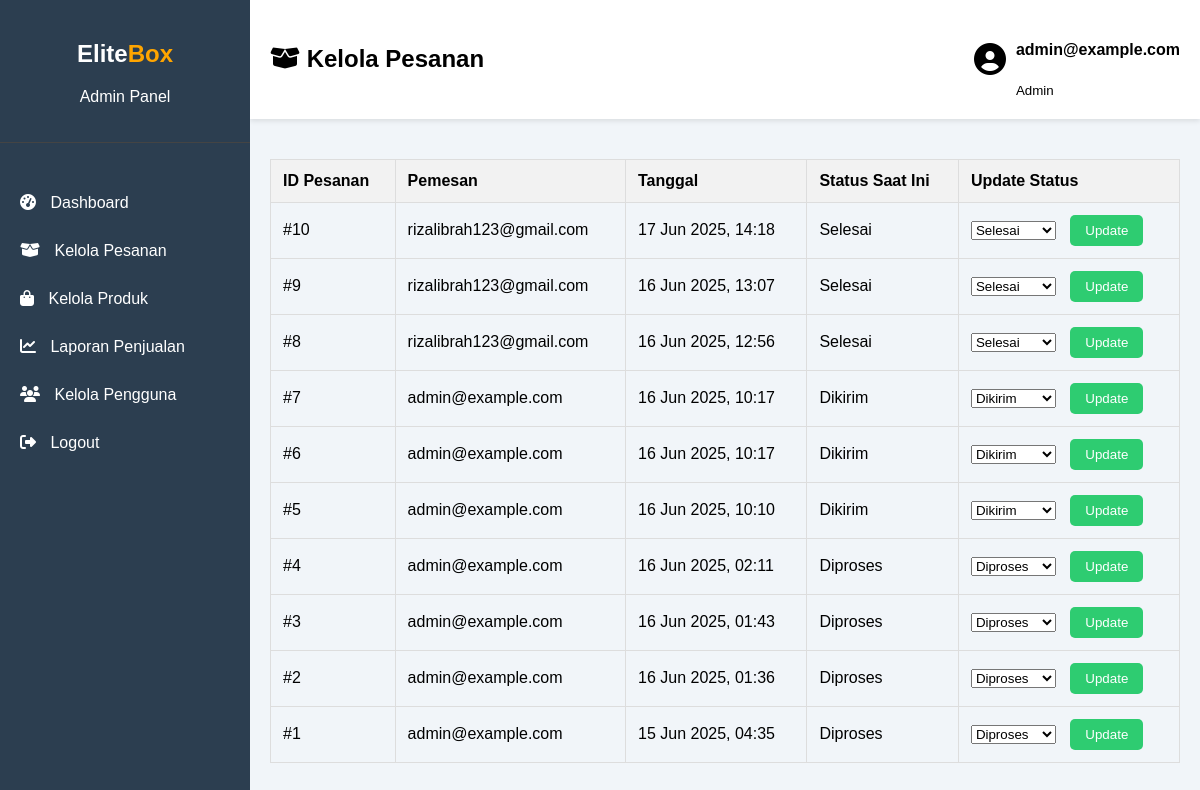
/admin/admin_pesanan.php (signed in), run on the app's committed database.
### tables this page shows
CREATE TABLE `orders` (
  `id` int(11) NOT NULL,
  `user_id` int(11) DEFAULT NULL,
  `cart_id` int(11) DEFAULT NULL,
  `status` enum('pending','diproses','dikirim','selesai','dibatalkan') DEFAULT 'pending',
  `created_at` timestamp NOT NULL DEFAULT current_timestamp(),
  `rating_penjualan` int(1) DEFAULT NULL,
  `rating_pengiriman` int(1) DEFAULT NULL,
  `komentar_rating` text DEFAULT NULL
);

CREATE TABLE `users` (
  `id` int(11) NOT NULL,
  `email` varchar(100) NOT NULL,
  `password` varchar(255) NOT NULL,
  `role` enum('admin','user') NOT NULL
);

### admin/admin_pesanan.php (the view, shortened to what this page needs)
<?php
include 'admin_header.php';
$orders = $conn->query("SELECT o.*, u.email FROM orders o JOIN users u ON o.user_id = u.id ORDER BY o.created_at DESC");
$possible_statuses = ['pending', 'diproses', 'dikirim', 'selesai', 'dibatalkan'];
?>
<table>
    <thead>
        <tr>
            <th>ID Pesanan</th>
            <th>Pemesan</th>
            <th>Tanggal</th>
            <th>Status Saat Ini</th>
            <th>Update Status</th>
        </tr>
    </thead>
    <tbody>
        <?php while($order = $orders->fetch_assoc()): ?>
        <tr>
            <td>#<?php echo $order['id']; ?></td>
            <td><?php echo htmlspecialchars($order['email']); ?></td>
            <td><?php echo date('d M Y, H:i', strtotime($order['created_at'])); ?></td>
            <td><?php echo ucfirst(htmlspecialchars($order['status'])); ?></td>
            <td>
                <form action="admin_pesanan.php" method="POST">
                    <select name="status">
                        <?php foreach($possible_statuses as $status): ?>
                        <option value="<?php echo $status; ?>" <?php if($status == $order['status']) echo 'selected'; ?>>
                            <?php echo ucfirst($status); ?>
                        </option>
                        <?php endforeach; ?>
                    </select>
                    <button type="submit" name="update_status" class="btn btn-update" style="margin-left:10px;">Update</button>
                </form>
            </td>
        </tr>
        <?php endwhile; ?>
    </tbody>
</table>
<?php include 'admin_footer.php'; ?>

### admin/admin_style.css (style rules this page uses)
:root { --primary-color: orange; }
body { margin: 0; font-family: 'Poppins', sans-serif; background-color: #f1f5f9; }
table { width: 100%; border-collapse: collapse; margin-top: 20px; }
th, td { padding: 12px; border: 1px solid #ddd; text-align: left; }
th { background-color: #f2f2f2; }
.btn { padding: 8px 15px; border-radius: 5px; text-decoration: none; color: white; }
.btn-update { background: #2ecc71; border: none; cursor: pointer; }

### data on the page
orders: id "10", user.email "rizalibrah123@gmail.com", created_at "17 Jun 2025, 14:18", status "Selesai"
orders: id "9", user.email "rizalibrah123@gmail.com", created_at "16 Jun 2025, 13:07", status "Selesai"
orders: id "8", user.email "rizalibrah123@gmail.com", created_at "16 Jun 2025, 12:56", status "Selesai"
orders: id "7", user.email "admin@example.com", created_at "16 Jun 2025, 10:17", status "Dikirim"
orders: id "6", user.email "admin@example.com", created_at "16 Jun 2025, 10:17", status "Dikirim"
orders: id "5", user.email "admin@example.com", created_at "16 Jun 2025, 10:10", status "Dikirim"
orders: id "4", user.email "admin@example.com", created_at "16 Jun 2025, 02:11", status "Diproses"
orders: id "3", user.email "admin@example.com", created_at "16 Jun 2025, 01:43", status "Diproses"
orders: id "2", user.email "admin@example.com", created_at "16 Jun 2025, 01:36", status "Diproses"
orders: id "1", user.email "admin@example.com", created_at "15 Jun 2025, 04:35", status "Diproses"

### other printed values
$_SESSION['email'] "admin@example.com"
